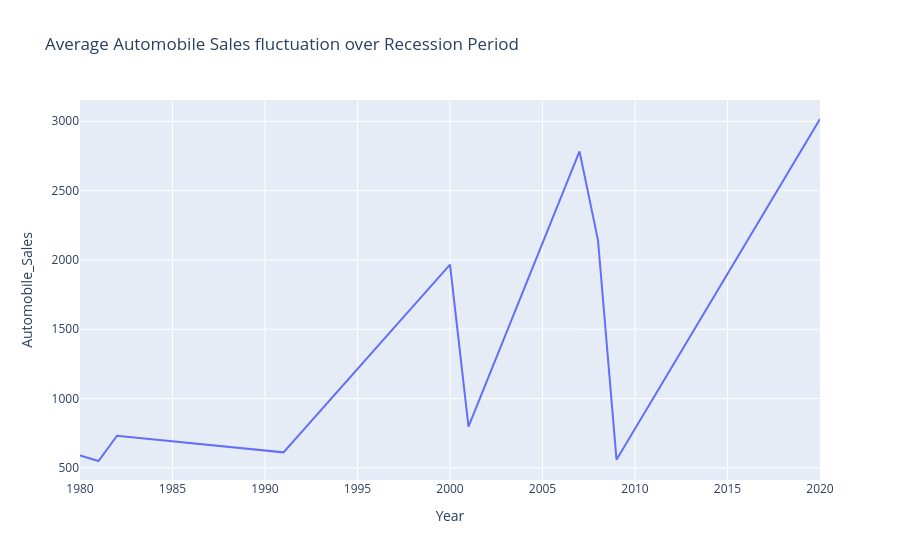
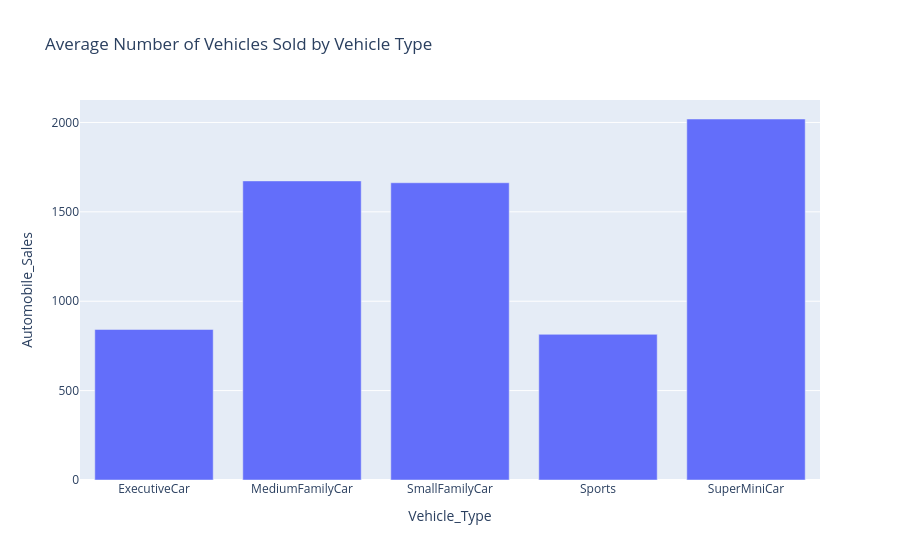
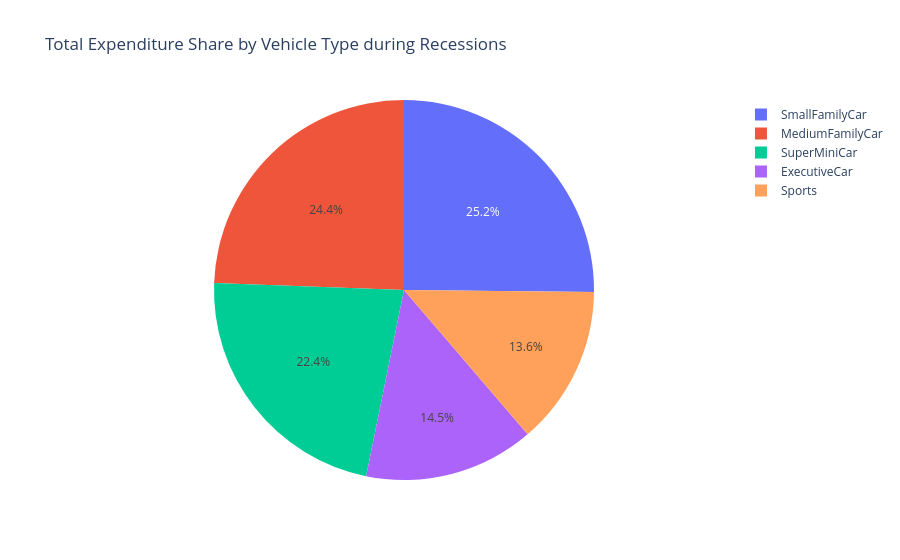
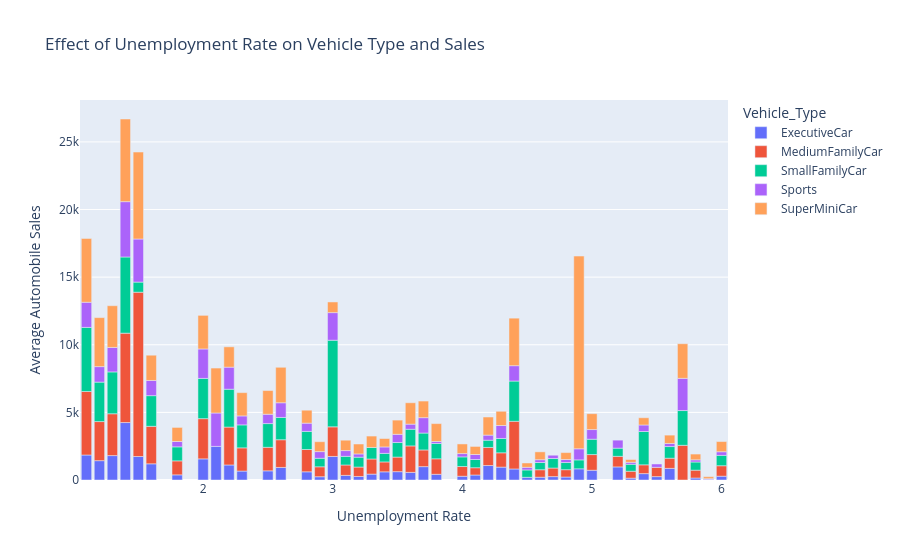

Source (notebook cell) for these figures, in order:
### Code cell
def _collect_figures(node):
    """从 Dash 组件树里把所有图（dcc.Graph 的 figure）收集出来。
    仅用于在 notebook 里"预览"回调结果。"""
    figs = []
    # 情况一：本身就是一个列表/元组（回调常返回列表），逐个往里找
    if isinstance(node, (list, tuple)):
        for item in node:
            figs += _collect_figures(item)
        return figs
    # 情况二：本身是 dcc.Graph，直接取它的 figure
    if getattr(node, 'figure', None) is not None:
        figs.append(node.figure)
    # 情况三：是 html.Div 之类的容器，往下找它的 children
    ch = getattr(node, 'children', None)
    if ch is not None:
        if not isinstance(ch, (list, tuple)):
            ch = [ch]
        for c in ch:
            figs += _collect_figures(c)
    return figs

graphs_rec = update_output_container('Recession Period Statistics', None)
print('衰退期报告共', len(_collect_figures(graphs_rec)), '张图：')
for i, f in enumerate(_collect_figures(graphs_rec), 1):
    print('--- 图', i, '---')
    f.show()

### Figure 1 — Plotly figure (JSON) as saved in the notebook; plotly's stock layout.template omitted (floating-point values rounded to 4 significant figures)
{"data": [{"hovertemplate": "Year=%{x}<br>Automobile_Sales=%{y}<extra></extra>", "legendgroup": "", "line": {"color": "#636efa", "dash": "solid"}, "marker": {"symbol": "circle"}, "mode": "lines", "name": "", "orientation": "v", "showlegend": false, "type": "scatter", "x": [1980, 1981, 1982, 1991, 2000, 2001, 2007, 2008, 2009, 2020], "xaxis": "x", "y": [590.0, 549.2, 731.6, 611.4, 1967.0, 796.5, 2783.0, 2143.0, 558.6, 3017.0], "yaxis": "y"}], "layout": {"legend": {"tracegroupgap": 0}, "title": {"text": "Average Automobile Sales fluctuation over Recession Period"}, "xaxis": {"anchor": "y", "domain": [0, 1], "title": {"text": "Year"}}, "yaxis": {"anchor": "x", "domain": [0, 1], "title": {"text": "Automobile_Sales"}}}}

### Figure 2 — Plotly figure (JSON) as saved in the notebook; plotly's stock layout.template omitted (floating-point values rounded to 4 significant figures)
{"data": [{"hovertemplate": "Vehicle_Type=%{x}<br>Automobile_Sales=%{y}<extra></extra>", "legendgroup": "", "marker": {"color": "#636efa", "pattern": {"shape": ""}}, "name": "", "orientation": "v", "showlegend": false, "textposition": "auto", "type": "bar", "x": ["ExecutiveCar", "MediumFamilyCar", "SmallFamilyCar", "Sports", "SuperMiniCar"], "xaxis": "x", "y": [842.1, 1673.0, 1663.0, 814.8, 2019.0], "yaxis": "y"}], "layout": {"barmode": "relative", "legend": {"tracegroupgap": 0}, "title": {"text": "Average Number of Vehicles Sold by Vehicle Type"}, "xaxis": {"anchor": "y", "domain": [0, 1], "title": {"text": "Vehicle_Type"}}, "yaxis": {"anchor": "x", "domain": [0, 1], "title": {"text": "Automobile_Sales"}}}}

### Figure 3 — Plotly figure (JSON) as saved in the notebook; plotly's stock layout.template omitted (floating-point values rounded to 4 significant figures)
{"data": [{"domain": {"x": [0, 1], "y": [0, 1]}, "hovertemplate": "Vehicle_Type=%{label}<br>Advertising_Expenditure=%{value}<extra></extra>", "labels": ["ExecutiveCar", "MediumFamilyCar", "SmallFamilyCar", "Sports", "SuperMiniCar"], "legendgroup": "", "name": "", "showlegend": true, "type": "pie", "values": [152100.0, 256700.0, 264400.0, 142600.0, 235200.0]}], "layout": {"legend": {"tracegroupgap": 0}, "title": {"text": "Total Expenditure Share by Vehicle Type during Recessions"}}}

### Figure 4 — Plotly figure (JSON) as saved in the notebook; plotly's stock layout.template omitted (floating-point values rounded to 4 significant figures)
{"data": [{"hovertemplate": "Vehicle_Type=ExecutiveCar<br>Unemployment Rate=%{x}<br>Average Automobile Sales=%{y}<extra></extra>", "legendgroup": "ExecutiveCar", "marker": {"color": "#636efa", "pattern": {"shape": ""}}, "name": "ExecutiveCar", "orientation": "v", "showlegend": true, "textposition": "auto", "type": "bar", "x": [1.1, 1.2, 1.3, 1.4, 1.5, 1.6, 1.8, 2.0, 2.1, 2.2, 2.3, 2.5, 2.6, 2.8, 2.9, 3.0, 3.1, 3.2, 3.3, 3.4, 3.5, 3.6, 3.7, 3.8, 4.0, 4.1, 4.2, 4.3, 4.4, 4.5, 4.6, 4.7, 4.8, 4.9, 5.0, 5.2, 5.3, 5.4, 5.5, 5.6, 5.8, 5.9, 6.0], "xaxis": "x", "y": [1848.0, 1430.0, 1806.0, 4247.0, 1737.0, 1197.0, 380.0, 1562.0, 2485.0, 1111.0, 662.0, 679.0, 927.8, 606.0, 241.5, 1742.0, 341.9, 261.7, 434.5, 604.5, 617.0, 563.1, 987.6, 422.0, 277.0, 369.9, 1070.0, 953.0, 815.5, 198.5, 206.0, 250.5, 219.7, 827.3, 721.5, 967.1, 136.0, 471.8, 250.0, 860.3, 147.0, 48.0, 282.0], "yaxis": "y"}, {"hovertemplate": "Vehicle_Type=MediumFamilyCar<br>Unemployment Rate=%{x}<br>Average Automobile Sales=%{y}<extra></extra>", "legendgroup": "MediumFamilyCar", "marker": {"color": "#EF553B", "pattern": {"shape": ""}}, "name": "MediumFamilyCar", "orientation": "v", "showlegend": true, "textposition": "auto", "type": "bar", "x": [1.1, 1.2, 1.3, 1.4, 1.5, 1.6, 1.8, 2.0, 2.2, 2.3, 2.5, 2.6, 2.8, 2.9, 3.0, 3.1, 3.2, 3.3, 3.4, 3.5, 3.6, 3.7, 3.8, 4.0, 4.1, 4.2, 4.3, 4.4, 4.6, 4.7, 4.8, 5.0, 5.2, 5.3, 5.4, 5.5, 5.6, 5.7, 5.8, 6.0], "xaxis": "x", "y": [4697.0, 2890.0, 3092.0, 6610.0, 12150.0, 2772.0, 1035.0, 2974.0, 2803.0, 1715.0, 1738.0, 2051.0, 1648.0, 735.0, 2188.0, 768.9, 695.3, 1120.0, 731.4, 1078.0, 1958.0, 1235.0, 1145.0, 720.0, 537.5, 1337.0, 1057.0, 3526.0, 554.0, 634.0, 543.5, 1159.0, 782.5, 510.0, 651.0, 687.0, 751.7, 2564.0, 580.0, 773.0], "yaxis": "y"}, {"hovertemplate": "Vehicle_Type=SmallFamilyCar<br>Unemployment Rate=%{x}<br>Average Automobile Sales=%{y}<extra></extra>", "legendgroup": "SmallFamilyCar", "marker": {"color": "#00cc96", "pattern": {"shape": ""}}, "name": "SmallFamilyCar", "orientation": "v", "showlegend": true, "textposition": "auto", "type": "bar", "x": [1.1, 1.2, 1.3, 1.4, 1.5, 1.6, 1.8, 2.0, 2.2, 2.3, 2.5, 2.6, 2.8, 2.9, 3.0, 3.1, 3.2, 3.3, 3.4, 3.5, 3.6, 3.7, 3.8, 4.0, 4.1, 4.2, 4.3, 4.4, 4.5, 4.6, 4.7, 4.8, 4.9, 5.0, 5.2, 5.3, 5.4, 5.6, 5.7, 5.8, 6.0], "xaxis": "x", "y": [4738.0, 2918.0, 3094.0, 5633.0, 748.0, 2268.0, 1036.0, 2974.0, 2798.0, 1698.0, 1754.0, 1647.0, 1340.0, 629.5, 6405.0, 638.4, 729.5, 850.5, 631.5, 1076.0, 1231.0, 1248.0, 1135.0, 711.5, 607.9, 537.0, 1061.0, 2974.0, 545.5, 534.0, 704.5, 528.7, 660.5, 1134.0, 604.0, 517.0, 2463.0, 860.3, 2571.0, 603.0, 767.0], "yaxis": "y"}, {"hovertemplate": "Vehicle_Type=Sports<br>Unemployment Rate=%{x}<br>Average Automobile Sales=%{y}<extra></extra>", "legendgroup": "Sports", "marker": {"color": "#ab63fa", "pattern": {"shape": ""}}, "name": "Sports", "orientation": "v", "showlegend": true, "textposition": "auto", "type": "bar", "x": [1.1, 1.2, 1.3, 1.4, 1.5, 1.6, 1.8, 2.0, 2.1, 2.2, 2.3, 2.5, 2.6, 2.8, 2.9, 3.0, 3.1, 3.2, 3.4, 3.5, 3.6, 3.7, 3.8, 4.0, 4.1, 4.2, 4.3, 4.4, 4.5, 4.6, 4.7, 4.8, 4.9, 5.0, 5.2, 5.3, 5.4, 5.5, 5.6, 5.7, 5.8, 5.9, 6.0], "xaxis": "x", "y": [1861.0, 1146.0, 1810.0, 4091.0, 3186.0, 1122.0, 396.0, 2178.0, 2468.0, 1630.0, 663.0, 690.0, 1087.0, 608.3, 492.4, 2042.0, 425.6, 241.0, 476.4, 607.0, 378.1, 1138.0, 147.7, 246.0, 370.2, 374.4, 957.0, 1138.0, 195.0, 208.0, 243.5, 224.0, 818.7, 715.0, 593.5, 146.0, 482.5, 247.0, 228.0, 2382.0, 162.0, 48.0, 267.0], "yaxis": "y"}, {"hovertemplate": "Vehicle_Type=SuperMiniCar<br>Unemployment Rate=%{x}<br>Average Automobile Sales=%{y}<extra></extra>", "legendgroup": "SuperMiniCar", "marker": {"color": "#FFA15A", "pattern": {"shape": ""}}, "name": "SuperMiniCar", "orientation": "v", "showlegend": true, "textposition": "auto", "type": "bar", "x": [1.1, 1.2, 1.3, 1.4, 1.5, 1.6, 1.8, 2.0, 2.1, 2.2, 2.3, 2.5, 2.6, 2.8, 2.9, 3.0, 3.1, 3.2, 3.3, 3.4, 3.5, 3.6, 3.7, 3.8, 4.0, 4.1, 4.2, 4.3, 4.4, 4.5, 4.6, 4.8, 4.9, 5.0, 5.3, 5.4, 5.6, 5.7, 5.8, 5.9, 6.0], "xaxis": "x", "y": [4715.0, 3623.0, 3086.0, 6112.0, 6429.0, 1868.0, 1040.0, 2485.0, 3325.0, 1504.0, 1722.0, 1754.0, 2622.0, 958.5, 733.4, 788.2, 768.6, 734.0, 844.0, 621.5, 1051.0, 1581.0, 1229.0, 1321.0, 711.5, 596.2, 1338.0, 1052.0, 3514.0, 320.0, 580.0, 511.7, 14250.0, 1174.0, 206.5, 533.8, 618.0, 2559.0, 426.0, 149.0, 755.0], "yaxis": "y"}], "layout": {"barmode": "relative", "legend": {"title": {"text": "Vehicle_Type"}, "tracegroupgap": 0}, "title": {"text": "Effect of Unemployment Rate on Vehicle Type and Sales"}, "xaxis": {"anchor": "y", "domain": [0, 1], "title": {"text": "Unemployment Rate"}}, "yaxis": {"anchor": "x", "domain": [0, 1], "title": {"text": "Average Automobile Sales"}}}}
